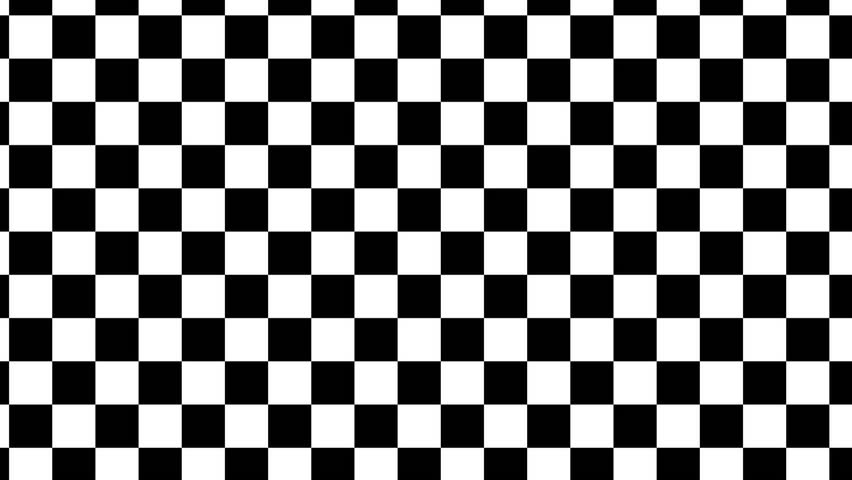
%> input picture src/sample images/b & w.jpg, 852 x 480 px
$ octave Exp1_task1_b204.m   (GNU Octave 9; MATLAB toolbox functions it lacks are replaced by stand-ins)
%> lines starting %> are read from the running program, lines starting %| are printed output that depends on the picture
bw = imread('D:\College\Sem 5\IMAGE PROCESSING\sample images\b & w.jpg');
%> bw is the input picture: size 480x852x3 uint8; min 0, max 255, mean 127.8
figure();imshow(bw);title('bw image');
gray= imread('D:\College\Sem 5\IMAGE PROCESSING\sample images\grayscale.jpg');
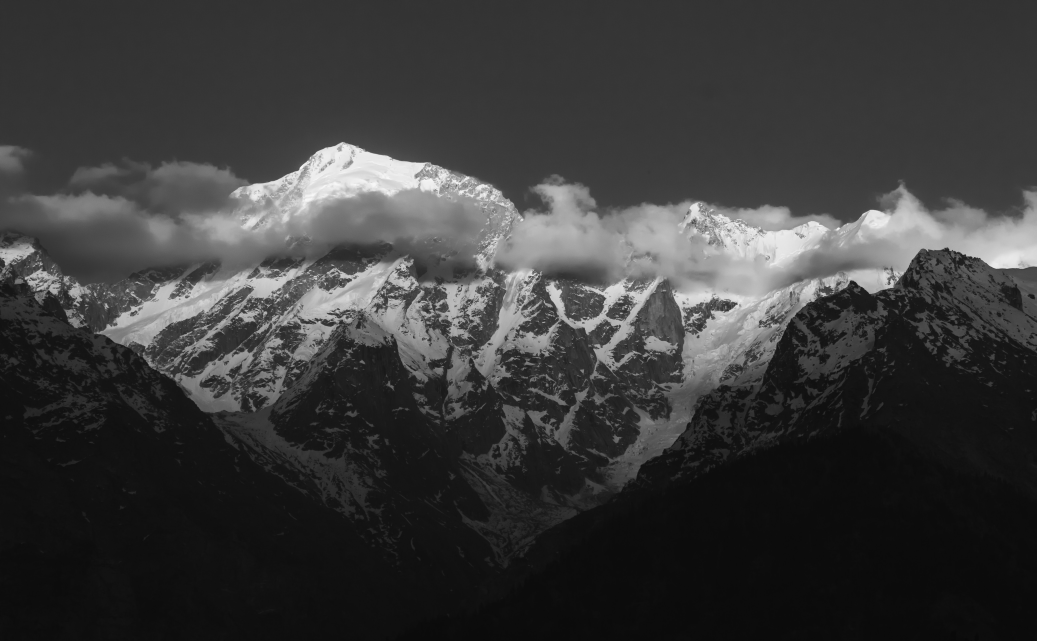
%> input picture src/sample images/grayscale.jpg, 5184 x 3205 px (shown at 1/5 size)
figure();imshow(gray);title('grayscale');
rgb= imread('D:\College\Sem 5\IMAGE PROCESSING\sample images\rgb.jpg');
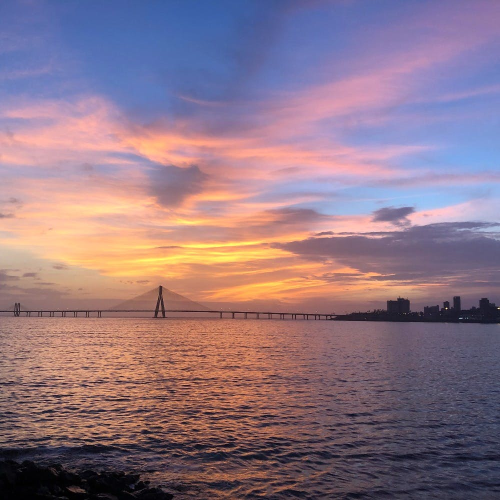
%> input picture src/sample images/rgb.jpg, 1000 x 1000 px (shown at 1/2 size)
%> rgb is the input picture: size 1000x1000x3 uint8; mean R, G, B 143.3, 118.5, 132.6

bwresize = imresize(bw,[200 100]);
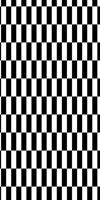
%> bwresize: size 200x100x3 uint8; min 0, max 255, mean 127.7
imwrite(bwresize,"bwresize.jpg");
size(bwresize)
%> ans = [200 100 3]
